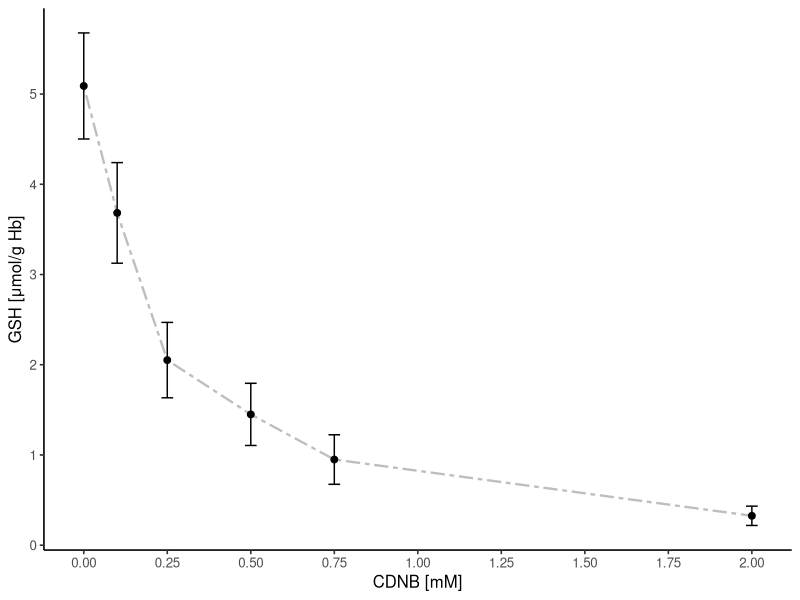
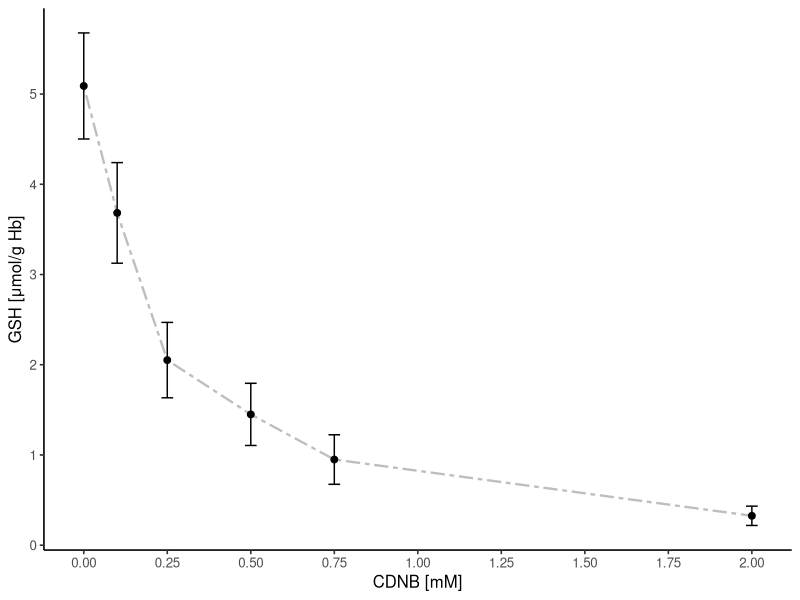

These figures' R source, in order:
library(ggplot2)
library(ggpubr)
library(openxlsx)
library(data.table)
library(dplyr)


line_graph <- data.table(
  read.xlsx("GSH_depletion.xlsx", sheet = "table"))

SEM <- data.table(
  read.xlsx("GSH_depletion.xlsx", sheet = "SEM"))

ltit <- ""

ggplot(data = line_graph,
       aes(x = incubation, 
           y = mean)
       ) +
  
  geom_line(col = "grey", lty = "twodash", size = 0.8) +
  
  geom_point(size = 2) +
  
  scale_shape_discrete(name  ="") +
  
  geom_errorbar(aes(
    ymin = line_graph$mean-SEM$SEM, 
    ymax = line_graph$mean+SEM$SEM,
    width=0.035), color = "black") +
  
  labs(
    # title = (""), 
    x="CDNB [mM]", 
    y="GSH [μmol/g Hb]") +
  
  scale_x_continuous(breaks = c(0, 0.25, 0.5, 0.75, 1, 1.25, 1.5, 1.75, 2)) +
  
  theme(
    plot.title = element_blank()
  ) +
  
  theme_classic2()

ggsave("GSH depletion.tiff", path = "C:/Users/Rickman/Documents/GitHub/R-graphs/Graphs and figures", units = "in", dpi=300, compression = 'lzw', width = 8, height = 5)